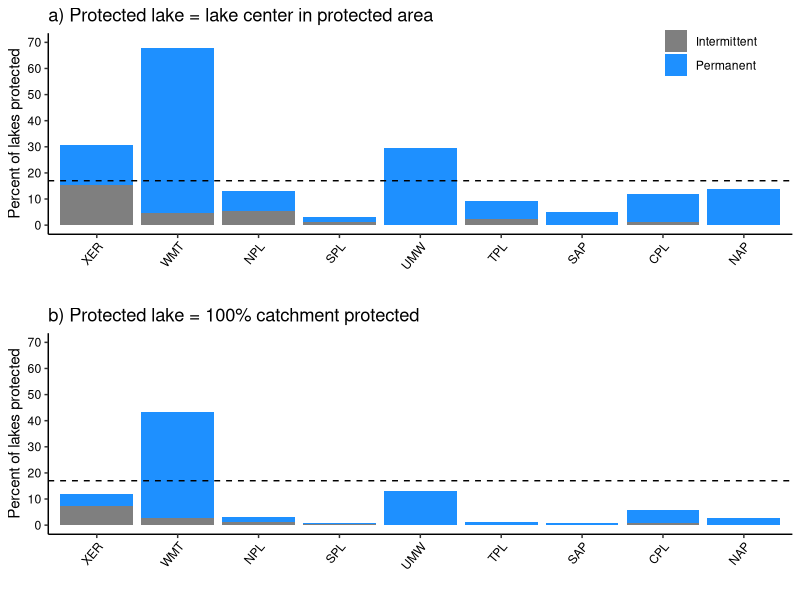

Recreate this plot in R.
####################### Permanent vs. intermittent lake protection in US #######################
# Date: 4-16-19
# updated:
# Author: Ian McCullough, immccull@gmail.com
################################################################################################

#### R libraries ####
library(reshape2)
library(ggplot2)
library(gridExtra)

#### Input data ####
# precalculated in LakeProtectionByState.R
setwd('C:/Users/FWL/Documents/FreshwaterConservation')
NARS_perm <- read.csv("Data/LakeProtection_byNARS_perm.csv")
NARS_inter <- read.csv("Data/LakeProtection_byNARS_inter.csv")
NARS_all <- read.csv("Data/LakeProtection_byNARS.csv")

############################ Main program ##################################
# Initial data wrangling: lump multi-use and strict
NARS_perm$Total_perm_ctr <- NARS_perm$ProtectedLakes_gap12_ctr + NARS_perm$ProtectedLakes_gap3_ctr
NARS_perm$Total_perm_Cat100 <- NARS_perm$ProtectedLakes_gap12_Cat100 + NARS_perm$ProtectedLakes_gap3_Cat100
NARS_inter$Total_inter_ctr <- NARS_inter$ProtectedLakes_gap12_ctr + NARS_inter$ProtectedLakes_gap3_ctr
NARS_inter$Total_inter_Cat100 <- NARS_inter$ProtectedLakes_gap12_Cat100 + NARS_inter$ProtectedLakes_gap3_Cat100

# Pull out new total columns, divide by # of lakes in ecoregion for % intermittent, % permanent protected
NARS_full_table <- merge(NARS_all[,c('Ecoregion','nLakes')], NARS_perm[,c('Ecoregion','Total_perm_ctr','Total_perm_Cat100')],
                         by='Ecoregion', all=F)
NARS_full_table <- merge(NARS_full_table, NARS_inter[,c('Ecoregion','Total_inter_ctr','Total_inter_Cat100')], 
                         by='Ecoregion', all=F)

NARS_full_table$Pct_perm_ctr <- (NARS_full_table$Total_perm_ctr/NARS_full_table$nLakes)*100
NARS_full_table$Pct_inter_ctr <- (NARS_full_table$Total_inter_ctr/NARS_full_table$nLakes)*100
NARS_full_table$Pct_perm_Cat100 <- (NARS_full_table$Total_perm_Cat100/NARS_full_table$nLakes)*100
NARS_full_table$Pct_inter_Cat100 <- (NARS_full_table$Total_inter_Cat100/NARS_full_table$nLakes)*100
NARS_full_table <- NARS_full_table[,c(1,7:10)]
NARS_full_melted <- melt(NARS_full_table, id.vars='Ecoregion')

NARS_ctr_melted <- NARS_full_melted[c(1:18),] #get rows with ctr protection for first barplot
NARS_ctr_melted$PlotOrder <- c(8,9,3,7,4,6,5,2,1,8,9,3,7,4,6,5,2,1) #west-east ordering of ecoregions
NARS_Cat100_melted <- NARS_full_melted[c(19:36),] #get rows with Cat100 protection for 2nd barplot
NARS_Cat100_melted$PlotOrder <- c(8,9,3,7,4,6,5,2,1,8,9,3,7,4,6,5,2,1) #west-east ordering of ecoregions

## barplot
ecoregion_ctr_plot <- ggplot(NARS_ctr_melted, aes(x = reorder(Ecoregion, PlotOrder), y = value, fill = variable)) + 
  geom_bar(stat = "identity") +
  xlab("") +
  ylab("Percent of lakes protected") +
  ggtitle('a) Protected lake = lake center in protected area')+
  guides(fill = guide_legend(reverse=T)) +
  #theme_bw() +
  scale_y_continuous(limits=c(0,70), breaks=seq(0,70,10)) +
  theme(panel.grid.major = element_blank(), panel.grid.minor = element_blank(),
        panel.background = element_blank(), axis.line = element_line(colour = "black"))+
  theme(axis.text.x=element_text(angle=50, hjust=1, color='black'))+ #tilt axis labels
  theme(axis.text.y=element_text(color='black'))+
  scale_fill_manual("legend", values = c("Pct_perm_ctr" = "dodgerblue", "Pct_inter_ctr" = "gray50"),
                    labels=c('Permanent','Intermittent'))+
  geom_hline(yintercept=17, linetype='dashed', color='black')+
  theme(legend.position=c(0.89,0.9))+ #manually reposition legend inside plot
  theme(legend.title=element_blank()) #remove legend title

ecoregion_Cat100_plot <- ggplot(NARS_Cat100_melted, aes(x = reorder(Ecoregion, PlotOrder), y = value, fill = variable)) + 
  geom_bar(stat = "identity") +
  xlab("") +
  ylab("Percent of lakes protected") +
  ggtitle('b) Protected lake = 100% catchment protected')+
  guides(fill = guide_legend(reverse=T)) +
  #theme_bw() +
  scale_y_continuous(limits=c(0,70), breaks=seq(0,70,10)) +
  theme(panel.grid.major = element_blank(), panel.grid.minor = element_blank(),
        panel.background = element_blank(), axis.line = element_line(colour = "black"))+
  theme(axis.text.x=element_text(angle=50, hjust=1, color='black'))+ #tilt axis labels
  theme(axis.text.y=element_text(color='black'))+
  scale_fill_manual("legend", values = c("Pct_perm_Cat100" = "dodgerblue", "Pct_inter_Cat100" = "gray50"),
                    labels=c('Permanent','Intermittent'))+
  geom_hline(yintercept=17, linetype='dashed', color='black')+
  theme(legend.position="none")+ #manually reposition legend inside plot
  theme(legend.title=element_blank()) #remove legend title

png('Figures/LakeProtectionByNARS_perm_inter.png',width = 4.5,height = 6,units = 'in',res=600)
  grid.arrange(ecoregion_ctr_plot, ecoregion_Cat100_plot, nrow=2)
dev.off()